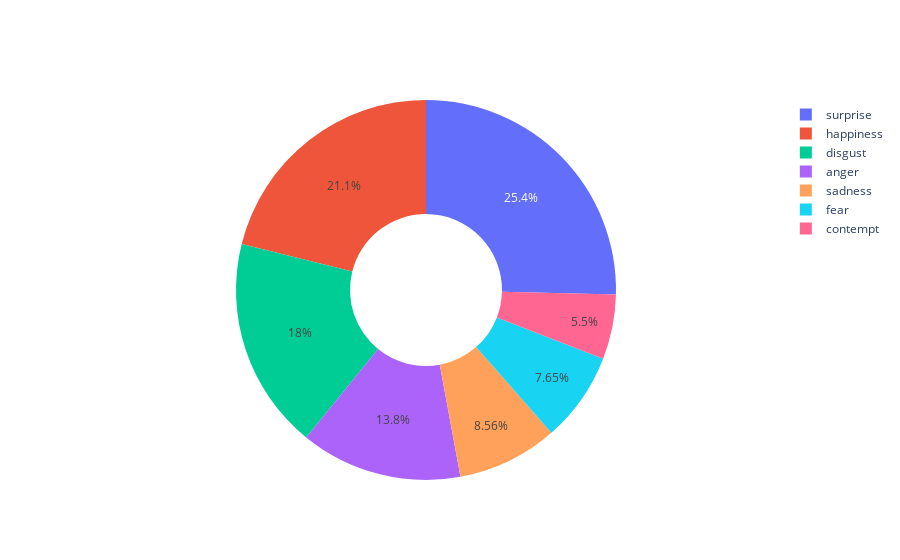

Notebook cell for this chart:
### Markdown cell above
## Dataset
Now that we checked that Tensorflow is correctly installed and detecting the GPU, let's get a better understanding of the dataset that we will be using.

The first dataset we are using is the Extended Cohn-Kanade (CK+), which contains 327 images divided in 7 categories (emotions):
- Anger
- Contempt
- Disgust
- Fear
- Happiness
- Sadness
- Surprise

### Code cell
print("Dataset Classes Distribution")

# Path to dataset
dataset_path = '../../../datasets/CKplus_dataset/'

# Let's display and count the files in the Kaggle training dataset
sd.seedir(dataset_path, style='emoji', itemlimit=10, depthlimit=1, beyond='content')

# Find number of images for each class
classes = []
values = []
for emotion in os.listdir(dataset_path):
    classes.append(emotion)
    values.append(len(os.listdir(dataset_path+emotion)))

# Chart visualization of the classes
fig = pgo.Figure(data=[pgo.Pie(labels=classes, values=values, hole=.4)])
fig.show()

### Figure 1 — Plotly figure (JSON) as saved in the notebook; plotly's stock layout.template omitted (floating-point values rounded to 4 significant figures)
{"data": [{"hole": 0.4, "labels": ["anger", "contempt", "disgust", "fear", "happiness", "sadness", "surprise"], "type": "pie", "values": [45, 18, 59, 25, 69, 28, 83]}], "layout": {}}
